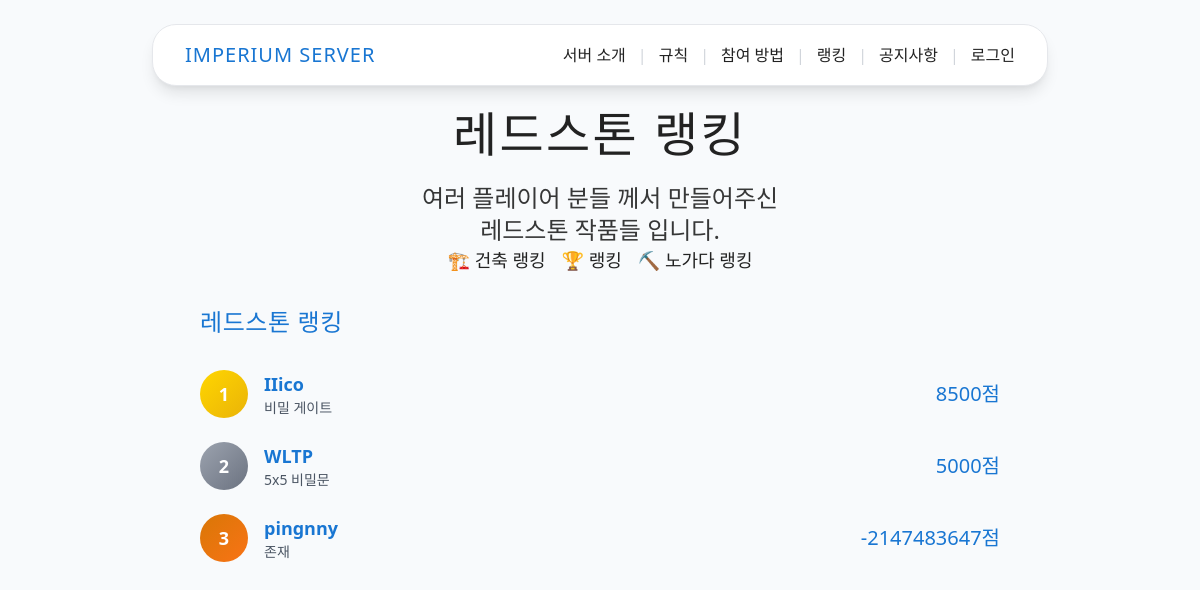
The app's page /ranking/redstone_ranking/ with its own data.
### ranking/models.py (models this page shows, shortened)
class RedstonePlayer(models.Model):
    player = models.CharField(max_length=255, null=True, blank=True)
    point = models.IntegerField(null=True, blank=True)
    things = models.CharField(max_length=255, null=True, blank=True)

### ranking/views.py (the view)
# urls.py: path('redstone_ranking/', views.redstone_player_ranking_main, name='redstone_ranking'),
def redstone_player_ranking_main(request):
    RedstonePlayers = RedstonePlayer.objects.all().order_by('-point')
    context = {
        'RedstonePlayers': RedstonePlayers,
    }
    return render(request, 'ranking/redstone_ranking.html', context)

### templates/ranking/redstone_ranking.html (shortened to what this page needs)
{% extends "base.html" %}
{% block content %}
<section class="section-header">
    <div class="max-w-4xl mx-auto px-4 text-center">
        <h1 class="font-pixel text-4xl md:text-5xl mb-6 tracking-wider text-shadow-pixel">
            레드스톤 랭킹
        </h1>
        <p class="text-xl md:text-2xl opacity-90 leading-relaxed max-w-3xl mx-auto">
            여러 플레이어 분들 께서 만들어주신<br class="hidden md:block">
            레드스톤 작품들 입니다.
        </p>
    </div>
    <div class="flex flex-col sm:flex-row gap-4 justify-center">
        <a href="{% url 'ranking:build_ranking' %}" class="btn-primary text-lg">
            🏗️ 건축 랭킹
        </a>
        <a href="{% url 'ranking:ranking' %}" class="btn-secondary text-lg">
            🏆 랭킹
        </a>
        <a href="{% url 'ranking:hard_worked_ranking' %}" class="btn-secondary text-lg">
            ⛏️ 노가다 랭킹
        </a>
    </div>
</section>
<section class="content-section">
    <div class="max-w-4xl mx-auto px-4">
        <div class="card-component p-8 mb-12">
            <h2 class="font-pixel text-2xl text-mc-blue mb-8 tracking-wide">레드스톤 랭킹</h2>
            <div class="space-y-6">
                {% for RedstonePlayer in RedstonePlayers %}
                    <div class="rule-card group hover:shadow-toss-xl transition-all duration-200">
                        <div class="flex items-center space-x-4">
                            <div class="
                                flex-shrink-0 w-12 h-12
                                {% if forloop.counter == 1 %}
                                    bg-gradient-to-br from-mc-gold to-yellow-500
                                {% elif forloop.counter == 2 %}
                                    bg-gradient-to-br from-gray-400 to-gray-500
                                {% elif forloop.counter == 3 %}
                                    bg-gradient-to-br from-amber-600 to-orange-500
                                {% else %}
                                    bg-gradient-to-br from-mc-blue to-blue-600
                                {% endif %}
                                text-white rounded-3xl flex items-center justify-center font-bold text-lg group-hover:scale-110 transition-transform
                            ">
                                {{ forloop.counter }}
                            </div>
                            <div class="flex-1">
                                <div class="flex items-center justify-between">
                                    <div>
                                        <h3 class="font-semibold text-mc-blue text-lg group-hover:text-blue-600 transition-colors">{{ RedstonePlayer.player }}</h3>
                                        <p class="text-gray-600 text-sm">{{ RedstonePlayer.things }}</p>
                                    </div>
                                    <div class="text-right">
                                        <p class="font-pixel text-xl text-mc-blue">{{ RedstonePlayer.point }}점</p>
                                    </div>
                                </div>
                            </div>
                        </div>
                    </div>
                {% endfor %}
            </div>
        </div>
    </div>
</section>
{% endblock %}

### static/main/index.css (style rules this page uses)
:root { --mc-green: #5e7c16; --mc-brown: #7c5e3c; --mc-light: #f3f3f3; --mc-dark: #222; --mc-accent: #b6e53e; --mc-border: #cfcfcf; }
html, body { margin: 0; padding: 0; font-family: 'Segoe UI', 'Malgun Gothic', 'Arial', sans-serif; background: var(--mc-light); color: var(--mc-dark); min-height: 100vh; }
.content-section { margin-bottom: 2.5rem; }

### templates/base.html (style rules this page uses)
.btn-primary { @apply bg-mc-blue text-white px-4 md:px-6 py-2 md:py-3 rounded-xl md:rounded-2xl font-semibold shadow-toss hover:shadow-toss-lg transition-all duration-200 hover:bg-blue-600 text-sm md:text-base; }
.btn-secondary { @apply bg-white text-mc-blue px-4 md:px-6 py-2 md:py-3 rounded-xl md:rounded-2xl font-semibold border-2 border-mc-blue shadow-toss hover:shadow-toss-lg transition-all duration-200 hover:bg-mc-blue hover:text-white text-sm md:text-base; }
.card-component { @apply bg-white rounded-2xl md:rounded-3xl shadow-toss hover:shadow-toss-lg transition-all duration-300 border border-gray-100; }
.section-header { @apply bg-gradient-to-r from-mc-blue to-blue-600 text-white py-12 md:py-20; }
.content-section { @apply py-8 md:py-16 bg-white; }
.rule-card { @apply bg-white rounded-xl md:rounded-2xl p-4 md:p-6 shadow-toss hover:shadow-toss-lg transition-all duration-200 border border-gray-100; }

### records on screen
RedstonePlayer: player "IIico", things "비밀 게이트", point "8500"
RedstonePlayer: player "WLTP", things "5x5 비밀문", point "5000"
RedstonePlayer: player "pingnny", things "존재", point "-2147483647"
